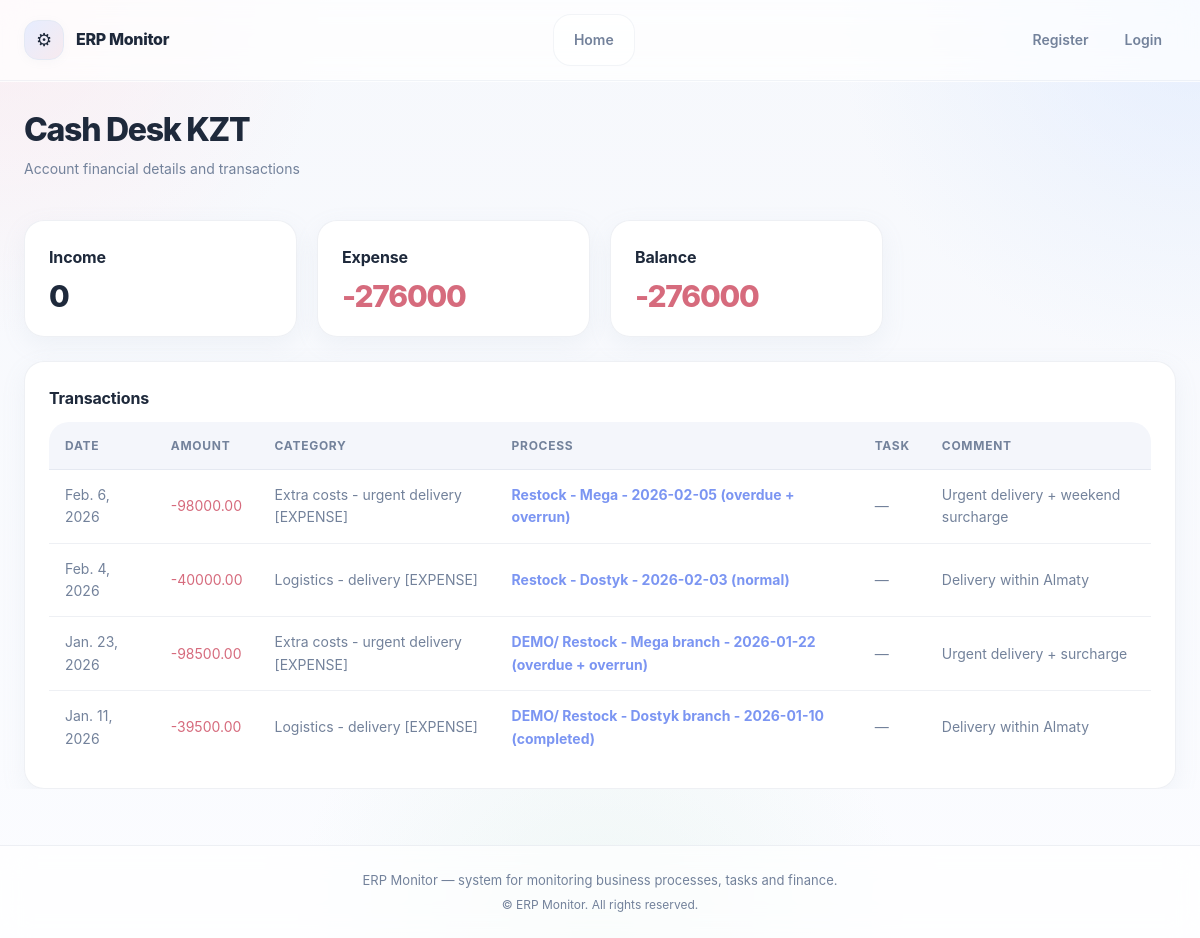
Page /finance/accounts/2/ on the earlier database version.
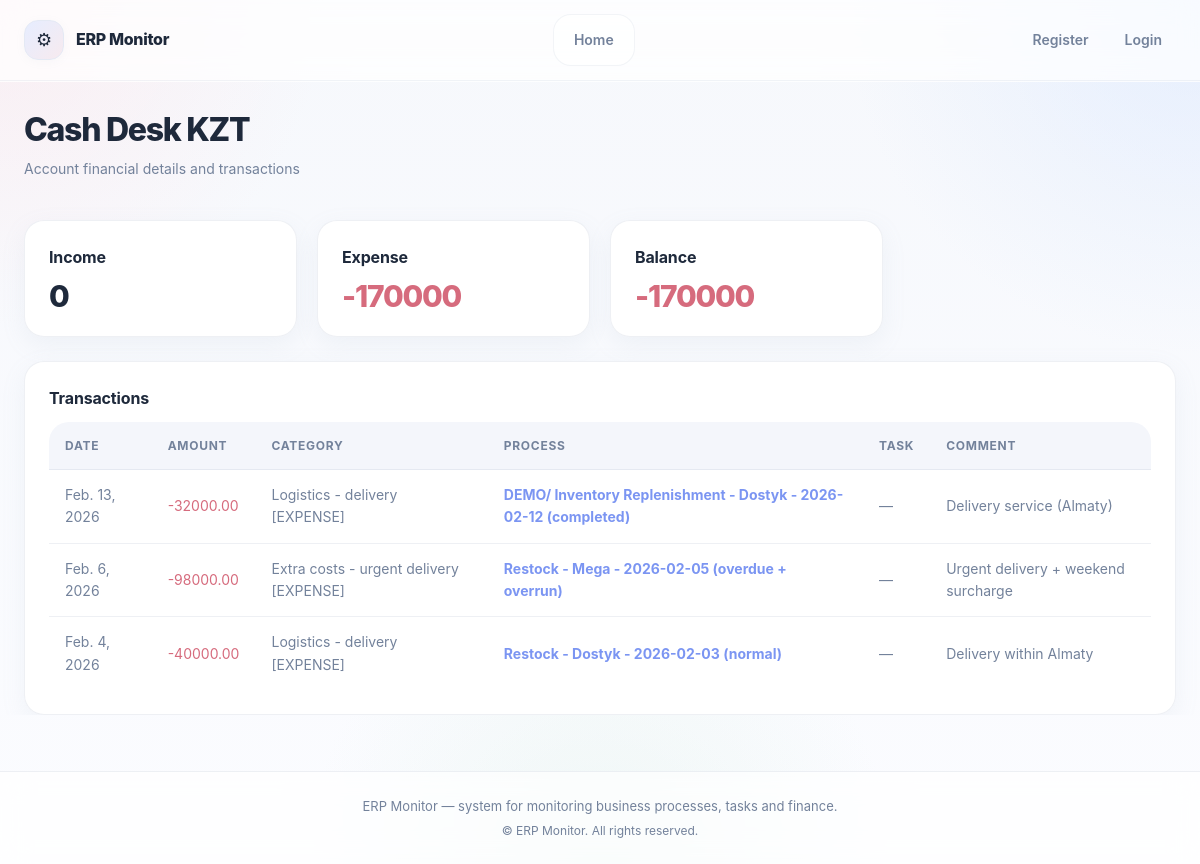
Same page on the later database version.
### finance/models.py (models this page shows, shortened)
class Transaction(models.Model):
    account = models.ForeignKey(
        Account,
        on_delete=models.PROTECT,
        related_name="transactions",
    )
    category = models.ForeignKey(
        Category,
        on_delete=models.PROTECT,
        related_name="transactions",
    )
    counterparty = models.ForeignKey(
        Counterparty,
        null=True,
        blank=True,
        on_delete=models.SET_NULL,
        related_name="transactions",
    )
    task = models.ForeignKey(
        Task,
        on_delete=models.SET_NULL,
        null=True,
        blank=True,
        related_name="transactions",
    )
    process_instance = models.ForeignKey(
        ProcessInstance,
        on_delete=models.SET_NULL,
        null=True,
        blank=True,
        related_name="transactions",
    )
    amount = models.DecimalField(max_digits=14, decimal_places=2)
    date = models.DateField()
    comment = models.TextField(blank=True)
    created_at = models.DateTimeField(auto_now_add=True)

class Category(models.Model):
    TYPE_CHOICES = (
        ("INCOME", "Income"),
        ("EXPENSE", "Expense"),
    )
    name = models.CharField(max_length=100)
    type = models.CharField(max_length=10, choices=TYPE_CHOICES)
    def __str__(self):
        return f"{self.name} [{self.type}]"

### processes/models.py (models this page shows, shortened)
class ProcessInstance(models.Model):
    process = models.ForeignKey(
        Process,
        on_delete=models.CASCADE,
        related_name="instances",
    )
    name = models.CharField(max_length=255)
    manager = models.ForeignKey(
        "people.Employee",   # ← строка
        on_delete=models.SET_NULL,
        null=True,
        blank=True,
        related_name="managed_processes",
    )
    planned_budget = models.DecimalField(
        max_digits=14, decimal_places=2,
        null=True, blank=True
    )
    planned_end_date = models.DateField(
        null=True, blank=True
    )
    started_at = models.DateTimeField(auto_now_add=True)
    is_completed = models.BooleanField(default=False)
    current_stage = models.ForeignKey(
        "Stage",
        on_delete=models.SET_NULL,
        null=True,
        blank=True,
        related_name="current_instances",
    )
    branch = models.ForeignKey(
        Branch,
        on_delete=models.SET_NULL,
        null=True,
        blank=True,
        related_name="process_instances",
    )
    business_date = models.DateField(
        null=True,
        blank=True,
        verbose_name="Business date",
    )
    def __str__(self):
        return self.name

### finance/views.py (the view)
# urls.py: path("accounts/<int:pk>/", views.account_detail, name="account_detail"),
def account_detail(request, pk):
    account = get_object_or_404(Account, pk=pk)
    transactions = (
        account.transactions
        .select_related("category", "process_instance", "task")
        .order_by("-date")
    )
    income = (
        transactions.filter(amount__gt=0)
        .aggregate(total=Sum("amount"))["total"]
        or 0
    )
    expense = (
        transactions.filter(amount__lt=0)
        .aggregate(total=Sum("amount"))["total"]
        or 0
    )
    context = {
        "account": account,
        "transactions": transactions[:100],  # не грузим всё сразу
        "income": income,
        "expense": expense,
        "balance": income + expense,
    }
    return render(request, "finance/account_detail.html", context)

### templates/finance/account_detail.html (shortened to what this page needs)
{% extends "base.html" %}
{% block content %}
<div class="page-header fade-in">
    <h1 class="page-title">{{ account.name }}</h1>
    <p class="page-subtitle">
        Account financial details and transactions
    </p>
</div>
<section class="dashboard-section fade-in">
    <div class="cards-grid">
        <div class="card">
            <div class="card-title">Income</div>
            <div class="card-metric">{{ income }}</div>
        </div>
        <div class="card">
            <div class="card-title">Expense</div>
            <div class="card-metric danger">{{ expense }}</div>
        </div>
        <div class="card">
            <div class="card-title">Balance</div>
            <div class="card-metric {% if balance < 0 %}danger{% endif %}">
                {{ balance }}
            </div>
        </div>
    </div>
</section>
<section class="dashboard-section fade-in">
    <div class="card">
        <div class="card-title">Transactions</div>
        <table class="table">
            <thead>
                <tr>
                    <th>Date</th>
                    <th>Amount</th>
                    <th>Category</th>
                    <th>Process</th>
                    <th>Task</th>
                    <th>Comment</th>
                </tr>
            </thead>
            <tbody>
                {% for t in transactions %}
                <tr>
                    <td class="muted">{{ t.date }}</td>
                    <td>
                        <span class="{% if t.amount < 0 %}danger{% endif %}">
                            {{ t.amount }}
                        </span>
                    </td>
                    <td class="muted">{{ t.category }}</td>
                    <td>
                        {% if t.process_instance %}
                            <a class="table-link"
                               href="{% url 'process_instance_detail' t.process_instance.id %}">
                                {{ t.process_instance }}
                            </a>
                        {% else %}
                            <span class="muted">—</span>
                        {% endif %}
                    </td>
                    <td class="muted">
                        {{ t.task|default:"—" }}
                    </td>
                    <td class="muted">
                        {{ t.comment|default:"—" }}
                    </td>
                </tr>
                {% empty %}
                <tr>
                    <td colspan="6" class="muted">
                        No transactions
                    </td>
                </tr>
                {% endfor %}
            </tbody>
        </table>
    </div>
</section>
{% endblock %}

Differences in the rows shown:
removed Transaction: date "Jan. 23, 2026", amount "-98500.00", category "Extra costs - urgent delivery [EXPENSE]", process_instance "DEMO/ Restock - Mega branch - 2026-01-22 (overdue + overrun)", task "—", comment "Urgent delivery + surcharge"
removed Transaction: date "Jan. 11, 2026", amount "-39500.00", category "Logistics - delivery [EXPENSE]", process_instance "DEMO/ Restock - Dostyk branch - 2026-01-10 (completed)", task "—", comment "Delivery within Almaty"
added Transaction: date "Feb. 13, 2026", amount "-32000.00", category "Logistics - delivery [EXPENSE]", process_instance "DEMO/ Inventory Replenishment - Dostyk - 2026-02-12 (completed)", task "—", comment "Delivery service (Almaty)"
Other differences:
{{ expense }}: "-276000" → "-170000"
{{ balance }}: "-276000" → "-170000"
